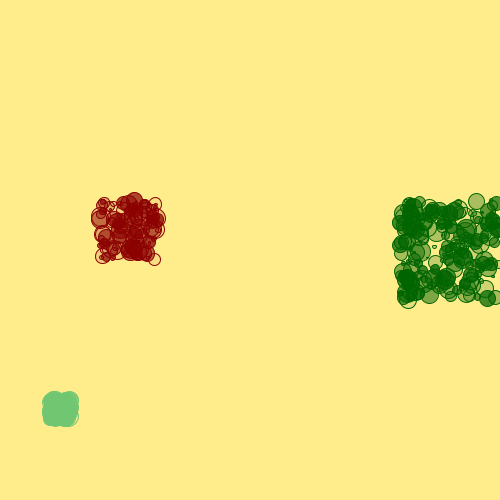
Frame 1 (no input)
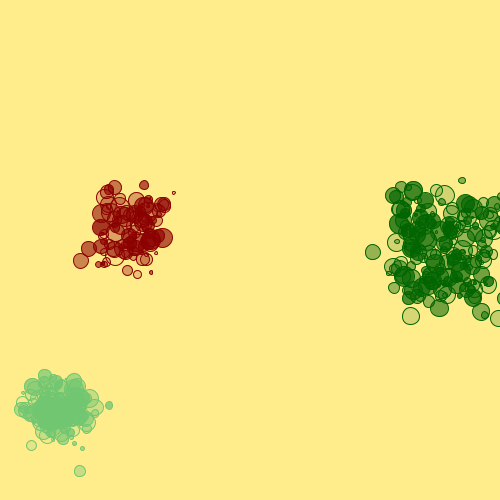
Frame 60 (the mouse pressed at the canvas centre just before this capture)
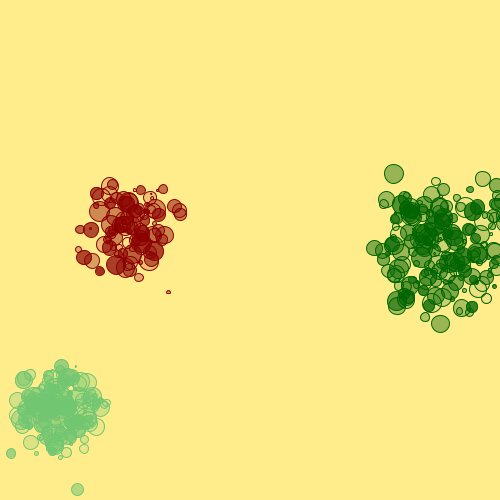
Frame 120 (the mouse held since frame 60 and released just before this capture)

The Processing sketch that drew these frames (run headless with seeded random() and noise(); from frame 60 on, the mouse is pressed at the canvas centre):

// Processing sketch: processing_116704
// ── processing_116704.pde

//this is going to be my cell class
//class is like another function

class Cell {

  float xlocation;
  float ylocation;
  float dia;
  float cellred, cellgreen, cellblue; //if the variables are related most people would put it on a line
  float lineweight;
  boolean isseed;  //the cell needs to know if it is seed or not because they have diffrent properties

  Cell(int x, int y, int red, int gr, int bl, int density) {

    xlocation=x+random(0, density);
    ylocation=y+random(0, density);
    dia=random(1, 20);
    isseed=false;
    cellred=red;
    cellgreen=gr;
    cellblue=bl;
    lineweight=0.5;
  }

  void display() {
    stroke(cellred, cellgreen, cellblue);
    fill(cellred, cellgreen, cellblue, random(10, 200));
    ellipse(xlocation, ylocation, dia, dia);
  }

  void update() {
    xlocation= xlocation+ random(-3, 3);
    ylocation= ylocation+ random(-3, 3);
  }
}

//diffusion limited aggregation 

Cell[] myCells=new Cell[500]; 

/*create cell array, create series of boxes that could hold
 the object in them, the first box number is 0
 */

void setup() {
  size(500, 500);
  frameRate(55);
   background(255 ,246,143);

  for (int i=0; i<100 ;i++) {  // . length function 
    myCells[i]=new Cell(100, 200, 139,0 ,0, 60);
  }
  for (int i=100; i<300 ;i++) {  // . length function 
    myCells[i]=new Cell(400, 200, 0, 100, 0, 100);
  }
  for (int i=300; i<500 ;i++) {  // . length function 
    myCells[i]=new Cell(50, 400, 113 , 198, 113 , 20);
  }
}


void draw() {

   background(255,236,139);

  for (int i=0; i<myCells.length; i++) {
    myCells[i].display(); // go to my cell and call the function, use of the dot syntax
    myCells[i].update();
  }
}
